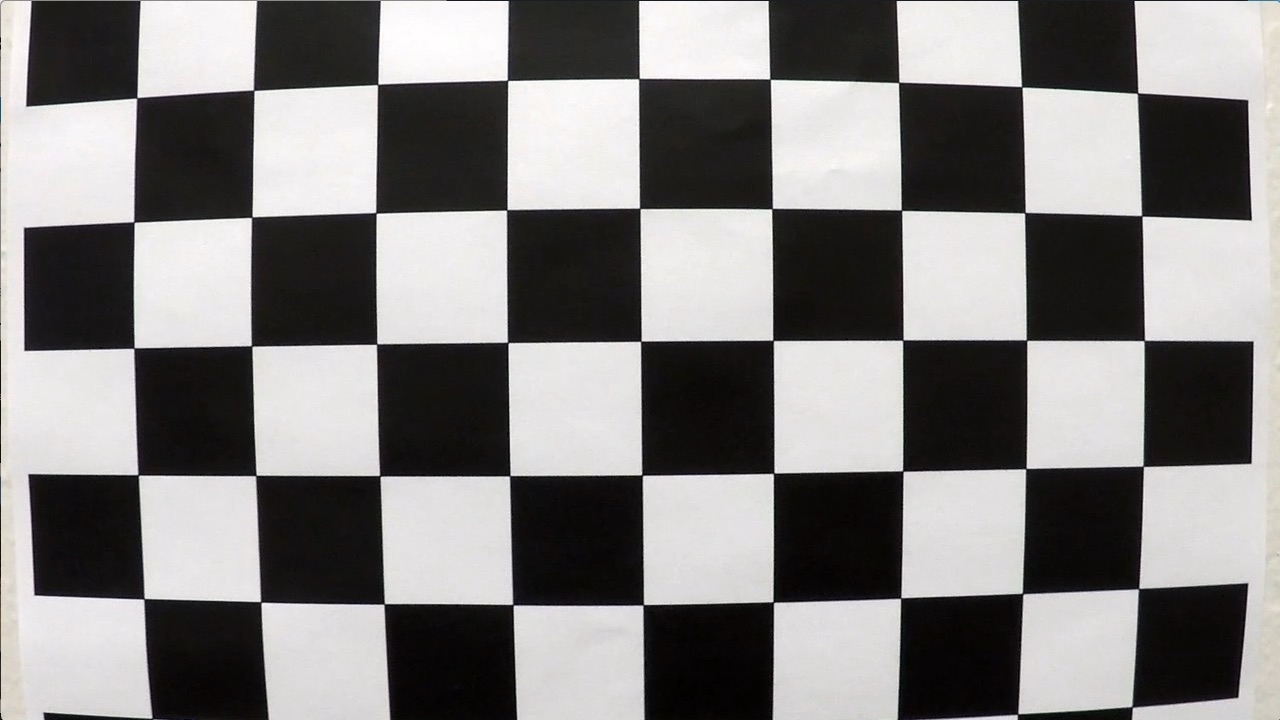
#> input picture camera_cal/calibration1.jpg, 1280 x 720 px; its folder holds 5 pictures in this run
$ python CameraCali.py
#> lines starting #> are read from the running program, lines starting #| are printed output that depends on the picture; after the words box and inside, x2 and y2 are one past the last pixel; in counts of white or black regions, pixels touching at a corner belong together
import numpy as np
import cv2
import glob
import matplotlib.pyplot as plt

def cameraCali():
    # prepare object points, like (0,0,0), (1,0,0), (2,0,0) ....,(6,5,0)
    objp = np.zeros((6*9,3), np.float32)
    objp[:,:2] = np.mgrid[0:9, 0:6].T.reshape(-1,2)

    # Arrays to store object points and image points from all the images.
    objpoints = [] # 3d points in real world space
    imgpoints = [] # 2d points in image plane.

    # Make a list of calibration images
    images = glob.glob('camera_cal/cali*.jpg')

    # Step through the list and search for chessboard corners
    for idx, fname in enumerate(images):
        img = cv2.imread(fname)
#> img is the input picture: shape (720, 1280, 3); mean B, G, R 127.8, 128.4, 130.1
        gray = cv2.cvtColor(img, cv2.COLOR_BGR2GRAY)
        # Find the chessboard corners
        ret, corners = cv2.findChessboardCorners(gray, (9,6), None)
#> ret = False; corners = None

        # If found, add object points, image points
        if ret == True:
            objpoints.append(objp)
            imgpoints.append(corners)

            # Draw and display the corners
            cv2.drawChessboardCorners(img, (9,6), corners, ret)
            #write_name = 'corners_found'+str(idx)+'.jpg'
            #cv2.imwrite(write_name, img)
            cv2.imshow('img', img)
            cv2.waitKey(500)
#> pass 2 of the loop in cameraCali, `for idx, fname in enumerate(images):`:
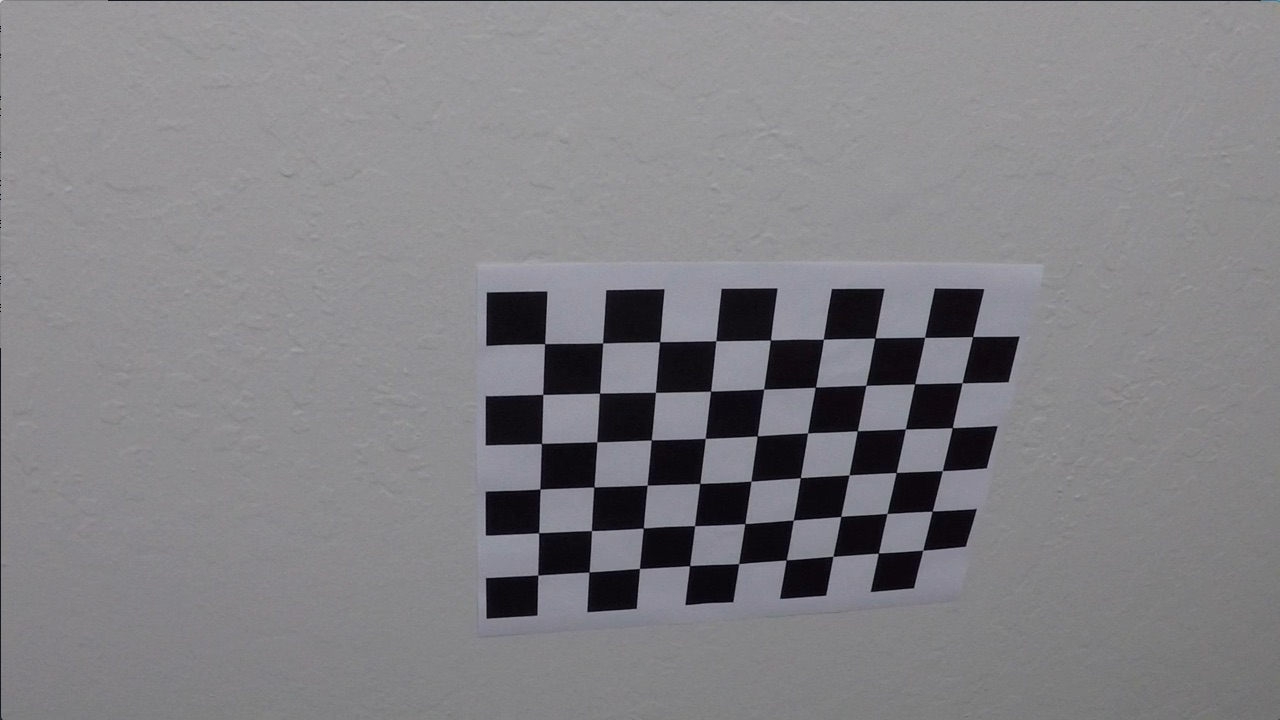
#> input picture camera_cal/calibration10.jpg, 1280 x 720 px
#> in cameraCali, img is the input picture: shape (720, 1280, 3); mean B, G, R 133.1, 129.4, 130.2
#> ret = True; corners = 54 rows, first 8: [545.3, 343.1], [602.7, 342.8], [660.1, 341.3], [715.8, 340.7], [770.6, 340], [823.5, 339.2], [874.3, 338.5], [925.1, 337.4]
#> in cameraCali, `cv2.drawChessboardCorners(img, (9,6), corners, ret)`:
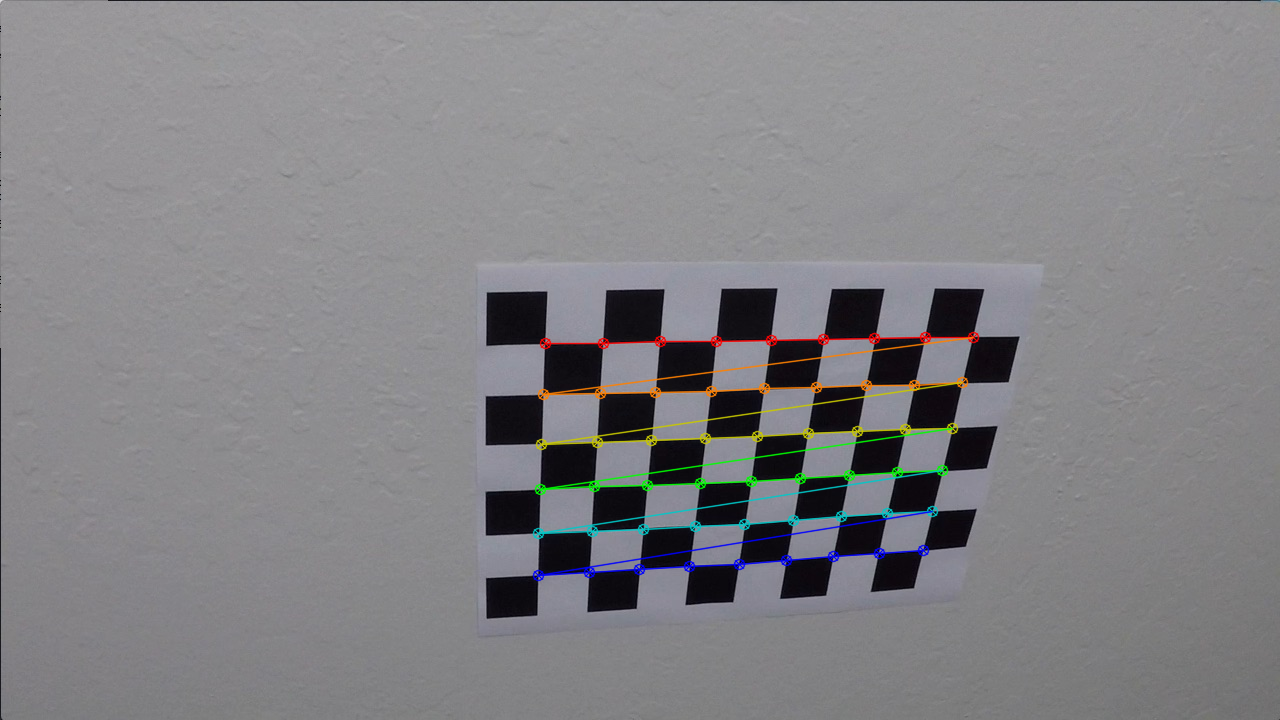
#> img: shape (720, 1280, 3); 1.91% of pixels changed, all inside (x1, y1, x2, y2) = (532, 331, 980, 582)
#> pass 3 of the loop in cameraCali, `for idx, fname in enumerate(images):`:
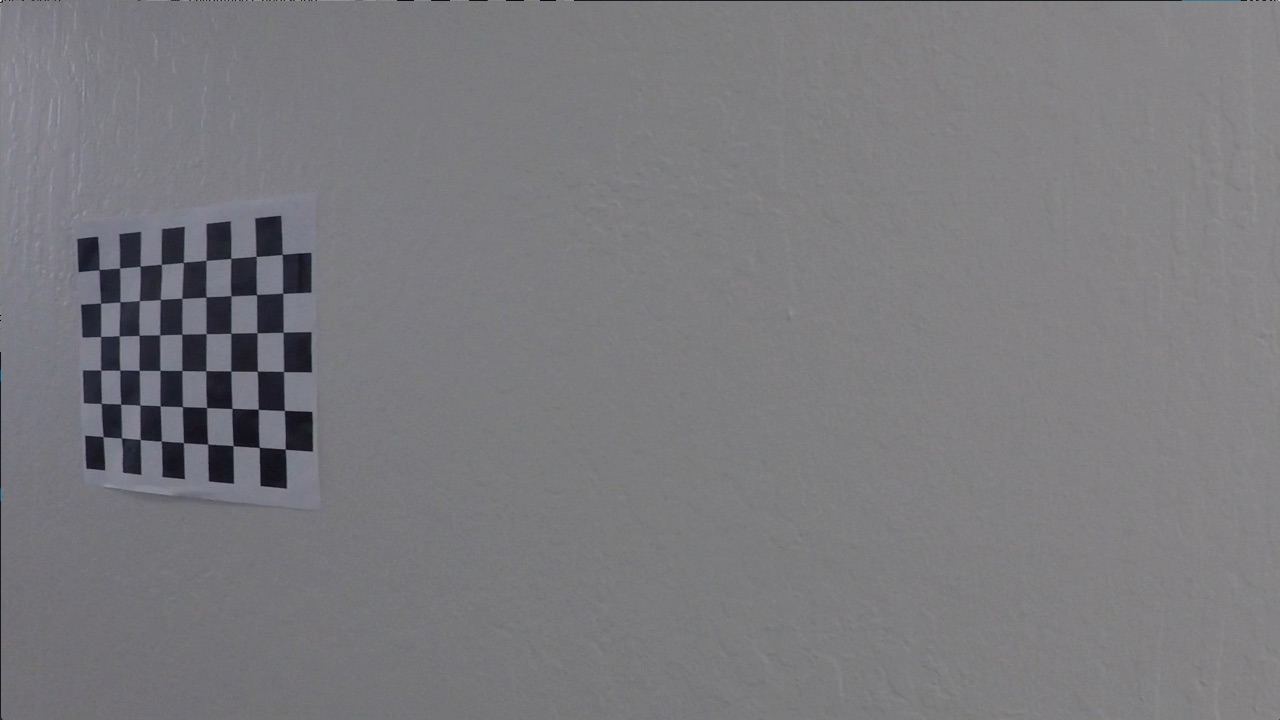
#> input picture camera_cal/calibration11.jpg, 1280 x 720 px
#> in cameraCali, img is the input picture: shape (720, 1280, 3); mean B, G, R 125.2, 121.7, 122.2
#> corners = 54 rows, first 8: [99.22, 269.6], [119.6, 268], [140.1, 266.1], [161.3, 264.5], [183.3, 262.5], [206.1, 260.3], [230.7, 258.2], [256.2, 256.3]
#> in cameraCali, `cv2.drawChessboardCorners(img, (9,6), corners, ret)`:
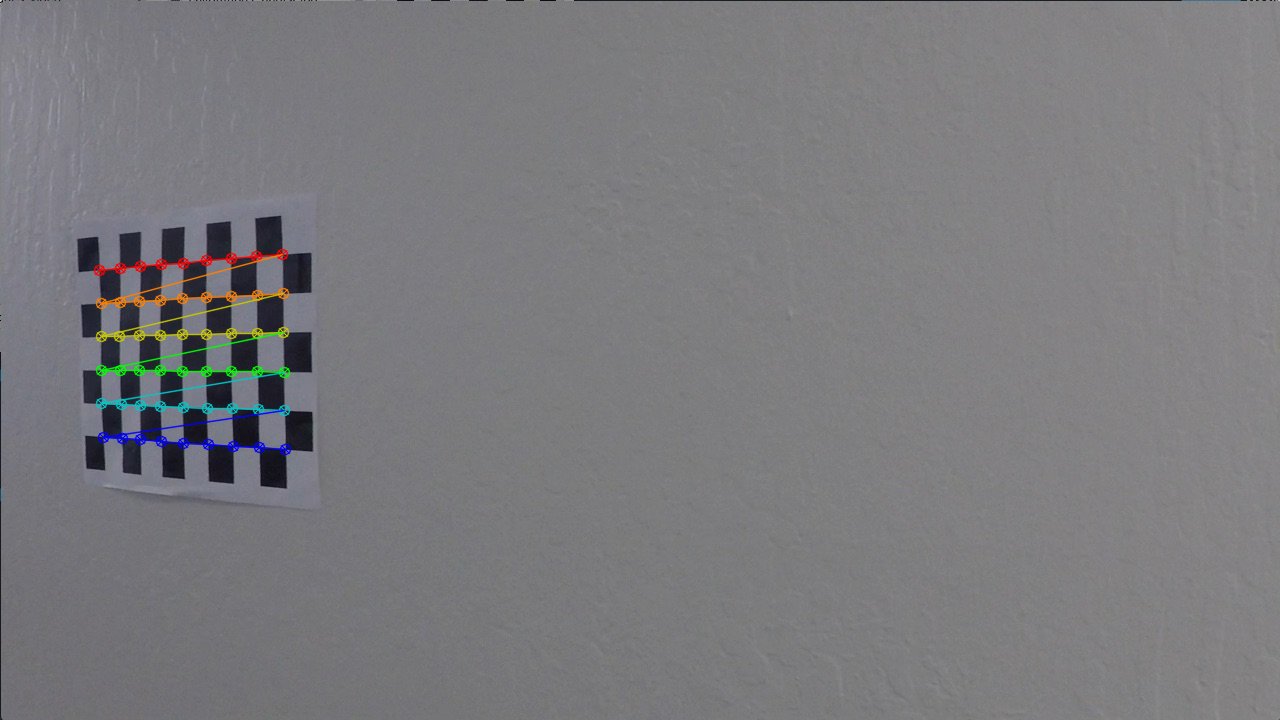
#> img: shape (720, 1280, 3); 1.11% of pixels changed, all inside (x1, y1, x2, y2) = (93, 248, 292, 456)
#> the loop made 5 passes; the first 3 are shown

    cv2.destroyAllWindows()
    return objpoints, imgpoints

def cal_undistort(img, objpoints, imgpoints):
    import pickle

    # Use cv2.calibrateCamera() and cv2.undistort()
    gray = cv2.cvtColor(img, cv2.COLOR_BGR2GRAY)
    ret, mtx, dist, rvecs, tvecs = cv2.calibrateCamera(objpoints, imgpoints, gray.shape[::-1], None, None)
    undist = cv2.undistort(img, mtx, dist, None, mtx)

    # Save the camera calibration result for later use (we won't worry about rvecs / tvecs)
    dist_pickle = {}
    dist_pickle["mtx"] = mtx
    dist_pickle["dist"] = dist
    pickle.dump( dist_pickle, open( "camera_cal/wide_dist_pickle.p", "wb" ) )

    return undist

def testCali(objpoints,imgpoints):


    # Test undistortion on an image
    img = cv2.imread('camera_cal/calibration2.jpg')
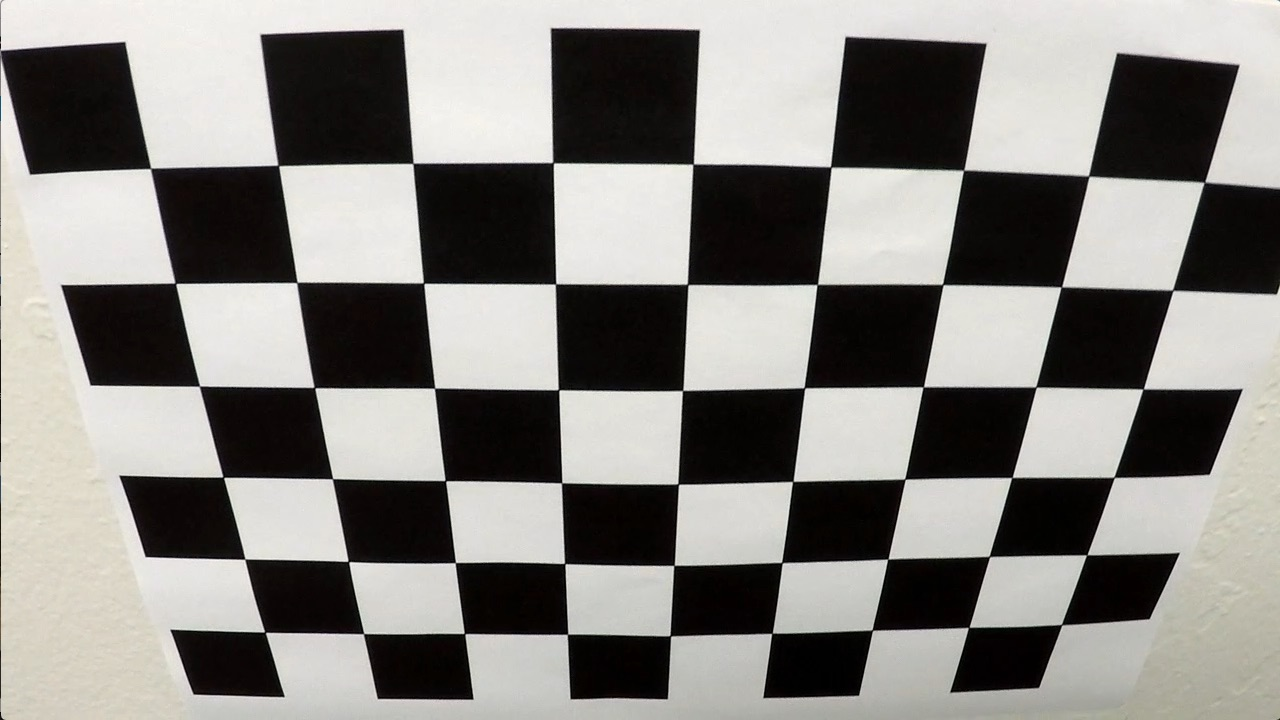
#> input picture camera_cal/calibration2.jpg, 1280 x 720 px
#> img is the input picture: shape (720, 1280, 3); mean B, G, R 128.5, 132.4, 134.4

    dst = cal_undistort(img, objpoints, imgpoints)
#> in cal_undistort, `undist = cv2.undistort(img, mtx, dist, None, mtx)`:
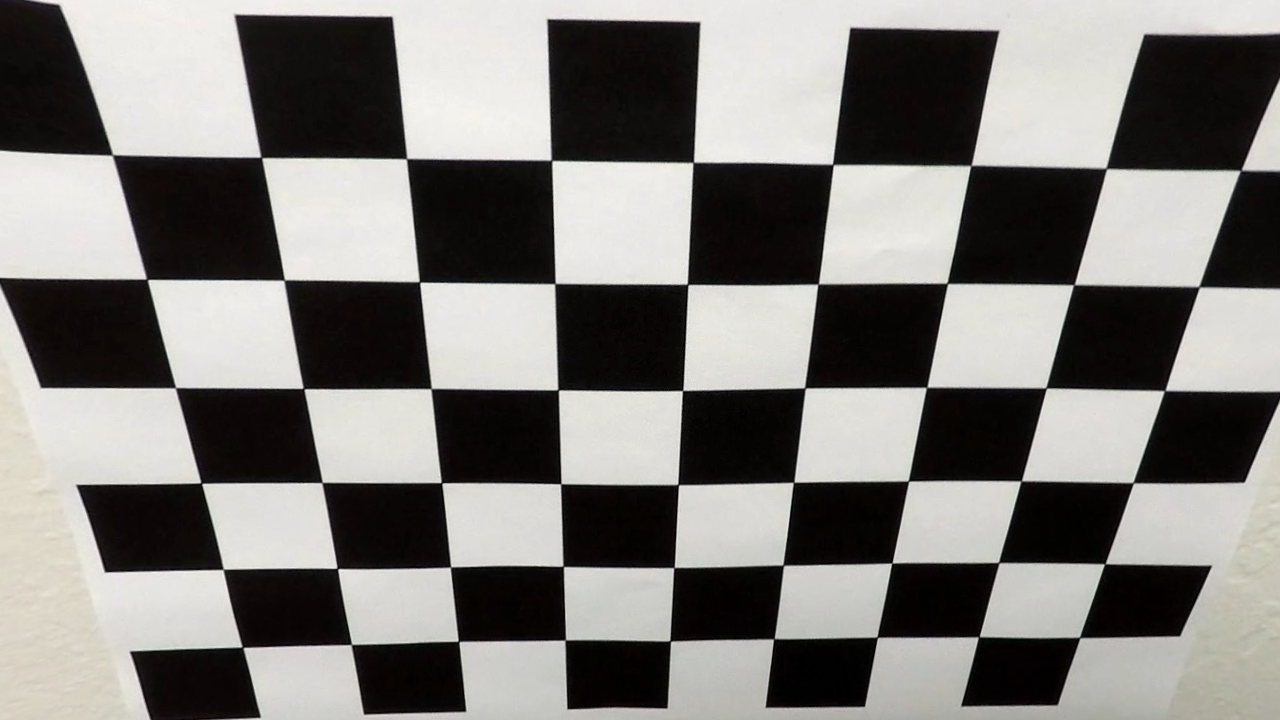
#> undist: shape (720, 1280, 3); mean B, G, R 121.2, 124.5, 126.4
    cv2.imwrite('camera_cal/test_undist.jpg',dst)

    # Visualize undistortion
    f, (ax1, ax2) = plt.subplots(1, 2, figsize=(20,10))
    ax1.imshow(img)
    ax1.set_title('Original Image', fontsize=30)
    ax2.imshow(dst)
    ax2.set_title('Undistorted Image', fontsize=30)
    plt.show()
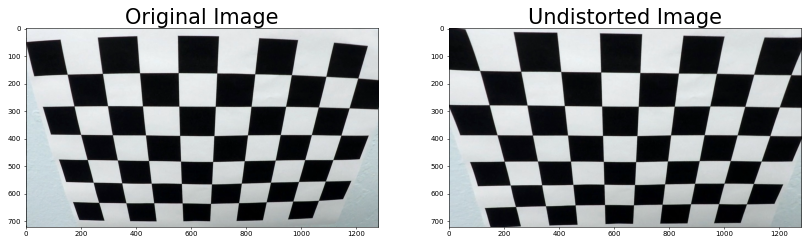
#> figure drawn by matplotlib, 2 panels; B, G, R data is drawn as R, G, B

objpints, imgpoints = cameraCali()
testCali(objpints, imgpoints)
